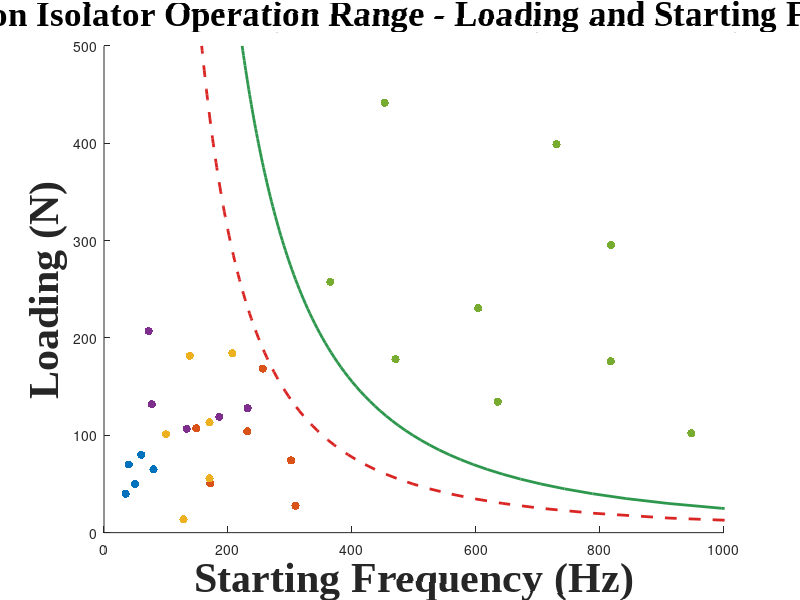

The MATLAB source for this figure: (Note: this script raises an error after producing the figure.)
close all; clear all;clc;
%%
% 示例数据
% materials = {'Metamaterial Isolator', 'Metamaterial B'};

% 散点图数据
frequency_1 =  [50, 35, 40, 60, 80];
loading_1 =    [50, 40, 70, 80, 65];
    
% frequency_2 =   [171.3195743	148.6132835	220.4860184	243.2914966	231.0380346	328.8978751	301.6289627	280.7080456	256.3460878	308.8162362];
% loading_2   =   [50.4759089	107.0795025	140.6124824	69.5647198	103.9751268	103.1358486	74.17121276	120.7797658	168.4898714	27.52451074];
frequency_2 =   [171.3195743	148.6132835	231.0380346	301.6289627	256.3460878	308.8162362];
loading_2   =   [50.4759089	    107.0795025	103.9751268	74.17121276	168.4898714	27.52451074];

% frequency_3 =   [128.0701754	105.2631579	56.14035088	63.15789474	73.68421053	207.0175439	170.1754386	280.7017544	138.5964912	100	170.1754386];
% loading_3   =   [13.63821612	60.0353206	88.66053408	51.06932153	144.0187859	184.2105263	113.3121798	135.7417327	181.8089194	100.9499689	55.79005589];
frequency_3 =   [128.0701754	207.0175439	170.1754386	138.5964912	100	170.1754386];
loading_3   =   [13.63821612	184.2105263	113.3121798	181.8089194	100.9499689	55.79005589];

% frequency_4 =   [71.92982456	140.3508772	77.19298246	66.66666667	133.3333333	205.2631579	185.9649123	231.5789474];
% loading_4   =   [207.0670315	180.7075765	131.8603478	159.4861046	106.5731253	71.37381618	118.8868188	127.8625213];
frequency_4 =   [71.92982456	77.19298246	133.3333333	185.9649123	231.5789474];
loading_4   =   [207.0670315	131.8603478	106.5731253	118.8868188	127.8625213];

frequency_5 =   [364.9122807	470.1754386	635.0877193	817.5438596	452.6315789	603.5087719	817.5438596	729.8245614	947.3684211];
loading_5   =   [257.6560317	178.3011178	134.509393	175.9431765	441.5269368	230.6609998	295.4122031	399.1519174	102.1871604];

% 定义颜色 -- 半透明
colors = ["#cecece", "#cfcfe5", "#b7d4ea", "#b8e3b2", "#fdc38d" , "#fcab8f", "#adadae", "#c2e6f7", "#e7c6db" , "#b3c7c8"]; 
color_full = ["#5f5f5f" , "#7262ac" , "#2e7ebb" , "2e974e" , "#e25508" , "#d92523"];

% 创建散点图
figure(1);
hold on
scatter(frequency_1, loading_1, 'filled','b');
scatter(frequency_2, loading_2, 'filled','r');
scatter(frequency_3, loading_3, 'filled');
scatter(frequency_4, loading_4, 'filled');
scatter(frequency_5, loading_5, 'filled');


% 添加标签
% for i = 1:length(materials)
%     text(frequency_beamBuckle(i), loading_beamBuckle(i), materials{i}, 'VerticalAlignment', 'bottom', 'HorizontalAlignment', 'left');
% end
% text(frequency_beamBuckle(1), loading_beamBuckle(1), materials{1}, 'VerticalAlignment', 'bottom', 'HorizontalAlignment', 'left');


% 设置轴和标题
xlabel('Starting Frequency (Hz)', 'FontName', 'Times New Roman', 'FontSize', 30, 'FontWeight', 'bold');
ylabel('Loading (N)', 'FontName', 'Times New Roman', 'FontSize', 30, 'FontWeight', 'bold');
title('Vibration Isolator Operation Range - Loading and Starting Frequency', 'FontName', 'Times New Roman', 'FontSize', 25, 'FontWeight', 'bold');

% 设置轴范围
xlim([0 1000]);
ylim([0 500]);

% 绘制渐近线
res_N = 5:5:500;
res_m = res_N/9.8;
res_f = 1/(2*pi)*sqrt(5E7./res_m);

plot(res_f,res_N,'--','Color','#d92523','LineWidth',2)
plot(res_f*sqrt(2),res_N,'g','Color','#2e974e','LineWidth',2)


% 获取当前图形的轴对象
ax = gca;

%=============  椭圆绘制  ================
% 计算椭圆的中心位置
% 1. Metamaterial, 2. Buckling beam, 3. Magnets, 4. QZS Isolators
centerX = [60, 160, 160, 650, 250]; 
centerY = [60, 130, 120, 280, 100]; 

% 设置椭圆的半长轴和半短轴
semiMajorAxis = [40, 140, 140, 400 , 140];  
semiMinorAxis = [50,  60, 100 , 200 , 80];  

% 定义椭圆的角度和点数
theta = linspace(0, 2*pi, 100);
rotationAngle = [0, 150, 30, 340 , 170];  


% 计算椭圆的点坐标
numEllipses = length(centerX);
x_ellipse = zeros(numEllipses, length(theta));
y_ellipse = zeros(numEllipses, length(theta));

for i = 1:numEllipses
    x_ellipse(i, :) = centerX(i) + semiMajorAxis(i) * cos(theta) * cosd(rotationAngle(i)) - semiMinorAxis(i) * sin(theta) * sind(rotationAngle(i));
    y_ellipse(i, :) = centerY(i) + semiMajorAxis(i) * cos(theta) * sind(rotationAngle(i)) + semiMinorAxis(i) * sin(theta) * cosd(rotationAngle(i));
end

% 使用patch函数绘制椭圆
for i = 1:numEllipses
    patch('XData', x_ellipse(i, :), 'YData', y_ellipse(i, :), 'FaceColor', colors(i), 'FaceAlpha', 0.4, 'EdgeColor', 'none');
end

% 添加网格线
grid on;

% 添加黑色实线框
box on;

% 标注文字内容
text(200, 350, 'Resonance frequency: $f=\frac{1}{2\pi}\sqrt{\frac{k}{m}}$','Interpreter','latex', 'HorizontalAlignment', 'left', 'VerticalAlignment', 'bottom','FontSize', 30, 'Color', '#d92523', 'FontName', 'Times New Roman');
text(300,300, 'Cut-off frequency: $f=\frac{\sqrt{2}}{2\pi}\sqrt{\frac{k}{m}}$','Interpreter','latex', 'HorizontalAlignment', 'left', 'VerticalAlignment', 'bottom','FontSize', 30, 'Color', '#2e974e', 'FontName', 'Times New Roman');

text(30,0, 'Nonlinear beam design', 'HorizontalAlignment', 'left', 'VerticalAlignment', 'bottom','FontSize', 24, 'FontName', 'Times New Roman');
text(500, 250, 'Linear Isolators', 'HorizontalAlignment', 'left', 'VerticalAlignment', 'bottom','FontSize', 24, 'FontName', 'Times New Roman');
text(300, 45, 'Negative Stiffness Mechanism', 'HorizontalAlignment', 'left', 'VerticalAlignment', 'bottom','FontSize', 24, 'FontName', 'Times New Roman');
text(150, 200, 'QZS Isolators', 'HorizontalAlignment', 'left', 'VerticalAlignment', 'bottom','FontSize', 24, 'FontName', 'Times New Roman');
text(100, 150, 'Magnets', 'HorizontalAlignment', 'left', 'VerticalAlignment', 'bottom','FontSize', 24, 'FontName', 'Times New Roman');

text(250, 100, 'This work', 'HorizontalAlignment', 'left', 'VerticalAlignment', 'bottom', 'FontSize', 30, 'FontWeight', 'bold', 'Color', 'blue', 'FontName', 'Times New Roman');

% 调整坐标轴字体
set(gca, 'FontName', 'Times New Roman', 'FontSize', 20);
% 调整图表大小
set(gcf, 'Position', [100, 100, 800, 600]);
%% Ultra-low frequency case

figure(2)
% 设置轴和标题
% 原始 FontSize 15 -> 双倍 30, FontName 'Calibri' -> 'Times New Roman'
xlabel('Frequency (Hz)', 'FontName', 'Times New Roman', 'FontSize', 30, 'FontWeight', 'bold');
ylabel('Loading (N)', 'FontName', 'Times New Roman', 'FontSize', 30, 'FontWeight', 'bold');
title('Ultra-low Frequency Vibration Isolator Operation Range', 'FontName', 'Times New Roman', 'FontSize', 30, 'FontWeight', 'bold');

% 获取当前坐标轴对象，用于设置刻度标签字体
ax = gca;
% 假设原始轴刻度标签 FontSize 是 12 (根据您之前提供的代码)，双倍后是 24
set(ax, 'FontName', 'Times New Roman', 'FontSize', 24);


grid on
box on
% 设置轴范围
xlim([0 50]);
ylim([0 100]);

hold on
%---- Ref 1
x_center = [1.8 10];  % 横轴线段的x坐标
y_center = [80 80];   % 横轴线段的y坐标

x_left = [1.8 1.8 2 2];  % 左侧工字端的x坐标
y_left = [78 82 82 78];      % 左侧工字端的y坐标

x_right = [9.8 9.8 10 10];  % 右侧工字端的x坐标
y_right = [78 82 82 78];     % 右侧工字端的y坐标
% 原始 FontSize 12 -> 双倍 24, FontName 'Calibri' -> 'Times New Roman'
text(5, 81, 'Chai, Y., et al. (2022)','FontName', 'Times New Roman', 'HorizontalAlignment', 'left', 'VerticalAlignment', 'bottom', 'FontSize', 24);
% 绘制横轴线段
line(x_center, y_center, 'LineWidth', 2, 'Color', 'r');
% 绘制左侧工字端
patch(x_left, y_left, 'r', 'EdgeColor', 'r', 'LineWidth', 2);
% 绘制右侧工字端
patch(x_right, y_right, 'r', 'EdgeColor', 'r', 'LineWidth', 2);

%---- Ref 2
x_center = [20 40];  % 横轴线段的x坐标
y_center = [26.7 26.7];   % 横轴线段的y坐标

x_left = [20 20 20.2 20.2];  % 左侧工字端的x坐标
y_left = [24.7 28.7 28.7 24.7];      % 左侧工字端的y坐标

x_right = [39.8 39.8 40 40];  % 右侧工字端的x坐标
y_right = y_left;     % 右侧工字端的y坐标
% 原始 FontSize 12 -> 双倍 24, FontName 'Calibri' -> 'Times New Roman'
text(22, 27, 'Zhang, Q., et al. (2021)','FontName', 'Times New Roman', 'HorizontalAlignment', 'left', 'VerticalAlignment', 'bottom', 'FontSize', 24);
% 绘制横轴线段
line(x_center, y_center, 'LineWidth', 2, 'Color', 'r');
% 绘制左侧工字端
patch(x_left, y_left, 'r', 'EdgeColor', 'r', 'LineWidth', 2);
% 绘制右侧工字端
patch(x_right, y_right, 'r', 'EdgeColor', 'r', 'LineWidth', 2);

%---- Ref 3
x_center = [12 50];  % 横轴线段的x坐标
y_center = [15 15];   % 横轴线段的y坐标

x_left = [12 12 12.2 12.2];  % 左侧工字端的x坐标
y_left = [13 17 17 13];      % 左侧工字端的y坐标

x_right = [49.8 49.8 50 50];  % 右侧工字端的x坐标
y_right = y_left;     % 右侧工字端的y坐标
% 原始 FontSize 12 -> 双倍 24, FontName 'Calibri' -> 'Times New Roman'
text(25, 15, 'Jiahao Zhou, et al.(2024)','FontName', 'Times New Roman', 'HorizontalAlignment', 'left', 'VerticalAlignment', 'bottom', 'FontSize', 24);
% 绘制横轴线段
line(x_center, y_center, 'LineWidth', 2, 'Color', 'r');
% 绘制左侧工字端
patch(x_left, y_left, 'r', 'EdgeColor', 'r', 'LineWidth', 2);
% 绘制右侧工字端
patch(x_right, y_right, 'r', 'EdgeColor', 'r', 'LineWidth', 2);

%---- Ref 4
x_center = [15 40];  % 横轴线段的x坐标
y_center = [5 5];   % 横轴线段的y坐标

x_left = [15 15 15.2 15.2];  % 左侧工字端的x坐标
y_left = [3 7 7 3];      % 左侧工字端的y坐标

x_right = [39.8 39.8 40 40];  % 右侧工字端的x坐标
y_right = y_left;     % 右侧工字端的y坐标
% 原始 FontSize 12 -> 双倍 24, FontName 'Calibri' -> 'Times New Roman'
text(20, 5, 'Banerjee, P., et al. (2023)','FontName', 'Times New Roman', 'HorizontalAlignment', 'left', 'VerticalAlignment', 'bottom', 'FontSize', 24);
% 绘制横轴线段
line(x_center, y_center, 'LineWidth', 2, 'Color', 'r');
% 绘制左侧工字端
patch(x_left, y_left, 'r', 'EdgeColor', 'r', 'LineWidth', 2);
% 绘制右侧工字端
patch(x_right, y_right, 'r', 'EdgeColor', 'r', 'LineWidth', 2);

%---- Ref 5
x_center = [5 12];  % 横轴线段的x坐标
y_center = [50 50];   % 横轴线段的y坐标

x_left = [5 5 5.2 5.2];  % 左侧工字端的x坐标
y_left = [48 52 52 48];      % 左侧工字端的y坐标

x_right = [11.8 11.8 12 12];  % 右侧工字端的x坐标
y_right = y_left;     % 右侧工字端的y坐标
% 原始 FontSize 12 -> 双倍 24, FontName 'Calibri' -> 'Times New Roman'
text(6, 51, 'Ye, K., et al. (2020)','FontName', 'Times New Roman', 'HorizontalAlignment', 'left', 'VerticalAlignment', 'bottom', 'FontSize', 24);
% 绘制横轴线段
line(x_center, y_center, 'LineWidth', 2, 'Color', 'r');
% 绘制左侧工字端
patch(x_left, y_left, 'r', 'EdgeColor', 'r', 'LineWidth', 2);
% 绘制右侧工字端
patch(x_right, y_right, 'r', 'EdgeColor', 'r', 'LineWidth', 2);

%---- Ref 6
x_center = [2 5];  % 横轴线段的x坐标
y_center = [11.2 11.2];   % 横轴线段的y坐标

x_left = [2 2 2.2 2.2];  % 左侧工字端的x坐标
y_left = [9.2 13.2 13.2 9.2];      % 左侧工字端的y坐标

x_right = [4.8 4.8 5 5];  % 右侧工字端的x坐标
y_right = y_left;     % 右侧工字端的y坐标
% 原始 FontSize 12 -> 双倍 24, FontName 'Calibri' -> 'Times New Roman'
text(2, 16, 'Yang, H. and H. Zhao (2024)','FontName', 'Times New Roman', 'HorizontalAlignment', 'left', 'VerticalAlignment', 'bottom', 'FontSize', 24);
% 绘制横轴线段
line(x_center, y_center, 'LineWidth', 2, 'Color', 'r');
% 绘制左侧工字端
patch(x_left, y_left, 'r', 'EdgeColor', 'r', 'LineWidth', 2);
% 绘制右侧工字端
patch(x_right, y_right, 'r', 'EdgeColor', 'r', 'LineWidth', 2);

%---- Ref 7
x_center = [25 45];  % 横轴线段的x坐标
y_center = [65 65];   % 横轴线段的y坐标

x_left = [25 25 25.2 25.2];  % 左侧工字端的x坐标
y_left = [63 67 67 63];      % 左侧工字端的y坐标

x_right = [44.8 44.8 45 45];  % 右侧工字端的x坐标
y_right = y_left;     % 右侧工字端的y坐标
% 原始 FontSize 12 -> 双倍 24, FontName 'Calibri' -> 'Times New Roman'
text(27, 65, 'Ling, P., et al. (2022)','FontName', 'Times New Roman', 'HorizontalAlignment', 'left', 'VerticalAlignment', 'bottom', 'FontSize', 24);
% 绘制横轴线段
line(x_center, y_center, 'LineWidth', 2, 'Color', 'r');
% 绘制左侧工字端
patch(x_left, y_left, 'r', 'EdgeColor', 'r', 'LineWidth', 2);
% 绘制右侧工字端
patch(x_right, y_right, 'r', 'EdgeColor', 'r', 'LineWidth', 2);

hold off; % 确保在段落结束时释放 hold
